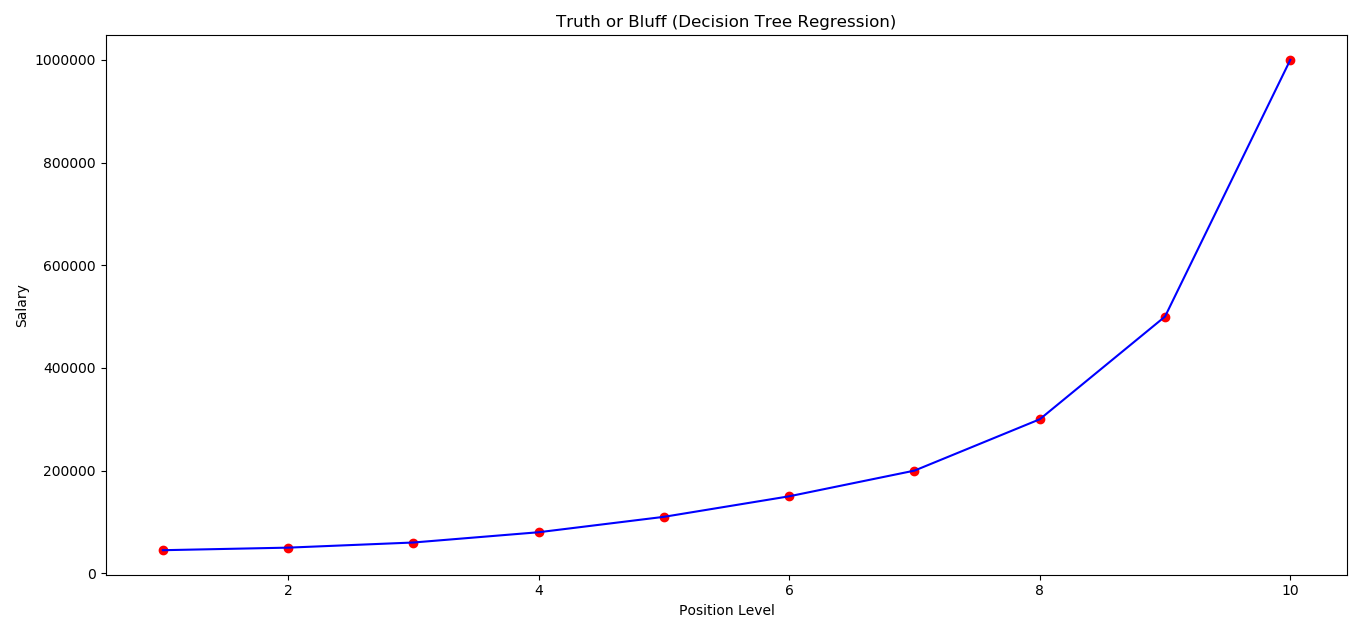

Write the Python code that produced this figure.
#!/usr/bin/env python3
# -*- coding: utf-8 -*-
"""
Created on Sun Mar 11 11:38:05 2018

@author: vishnu
"""


# Importing the libraries
import numpy as np
import matplotlib.pyplot as plt
import pandas as pd

# Importing the dataset
dataset = pd.read_csv('Position_Salaries.csv')
X = dataset.iloc[:, 1:2].values     #This is to get matrx as input. Explanation in polynomial regression
y = dataset.iloc[:, 2].values                    

#Fitting Decision Tree Regression to dataset
from sklearn.tree import DecisionTreeRegressor
regressor = DecisionTreeRegressor(random_state = 0)
regressor.fit(X, y)

"""
On running the regression algorithm, it will start to split the data into various segments. 
The spliting is based on information entropy. The prediction in case of Decision Tree Regression 
is based on the average of the data in a particular segment
"""

#Visualising the dataset using decision tree regression
plt.plot(X, y, color = "red")
plt.scatter(X, regressor.predict(X), color = "blue")
plt.title("Truth or Bluff (Decision Tree Regression)")
plt.xlabel("Position Level")
plt.ylabel("Salary")
plt.show()

"""
What we have got above is not the real plot. Decision tree split the independent variable to 
different section based on entropy and information gained. We know that the decision tree is taking the average.
But the plot is not horizontal line. This is happening because of the resolution that
we are taking for plotting.

Here we are plotting the result at x = 1, 2, 3 etc only, not at any other points in between that.
To solve this what we need to do is, we need to increase the resolution of the graph
"""

#Explanation for bad plot
plt.scatter(X, y, color = "red")
plt.plot(X, regressor.predict(X), color = "blue")
plt.title("Truth or Bluff (Decision Tree Regression)")
plt.xlabel("Position Level")
plt.ylabel("Salary")
plt.show()

#Plotting in high resolution
X_grid = np.arange(min(X), max(X), 0.1)
X_grid = X_grid.reshape((len(X_grid),1))
plt.scatter(X, y, color = "red")
plt.plot(X_grid, regressor.predict(X_grid), color = "blue")
plt.title("Truth or Bluff (Decision Tree Regression)")
plt.xlabel("Position Level")
plt.ylabel("Salary")
plt.show()

#Explanation for bad plot high resolution
X_grid = np.arange(min(X), max(X), 0.1)
X_grid = X_grid.reshape((len(X_grid),1))
plt.plot(X, y, color = "red")
plt.scatter(X_grid, regressor.predict(X_grid), color = "blue")
plt.title("Truth or Bluff (Decision Tree Regression)")
plt.xlabel("Position Level")
plt.ylabel("Salary")
plt.show()

#Plotting in higher resolution
X_grid = np.arange(min(X), max(X), 0.01)
X_grid = X_grid.reshape((len(X_grid),1))
plt.scatter(X, y, color = "red")
plt.plot(X_grid, regressor.predict(X_grid), color = "blue")
plt.title("Truth or Bluff (Decision Tree Regression)")
plt.xlabel("Position Level")
plt.ylabel("Salary")
plt.show()
